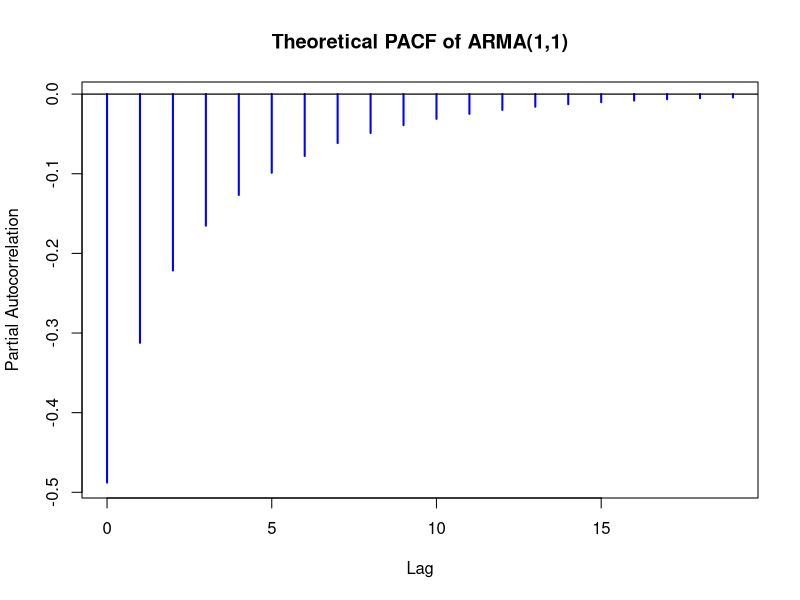

Reproduce this figure in R.
library(forecast)
x=arima.sim(list(ar=0.5), 200)
x=arima.sim(list(ar=0.5, order=c(1,0,0)), 200)
ARMAacf(x, lag.max = 5)
ARMAacf(ar=0.5, ma=0.5, lag.max=5)

#checking the ACF of custom model just to understnd how the flipping worked


# Generate theoretical PACF values
pacf_values <- ARMAacf(ar=0, ma=-0.8, lag.max=20, pacf=TRUE)

# Create a vector of lag numbers (excluding lag 0 if you prefer)
lags <- seq(0, length(pacf_values) - 1)

# Plot as a line graph
plot(lags, pacf_values, type="h", lwd=2, pch=16, col="blue",
     main="Theoretical PACF of ARMA(1,1)",
     xlab="Lag", ylab="Partial Autocorrelation")

# Add a horizontal zero line for reference
abline(h=0, col="black", lwd=1.2)
